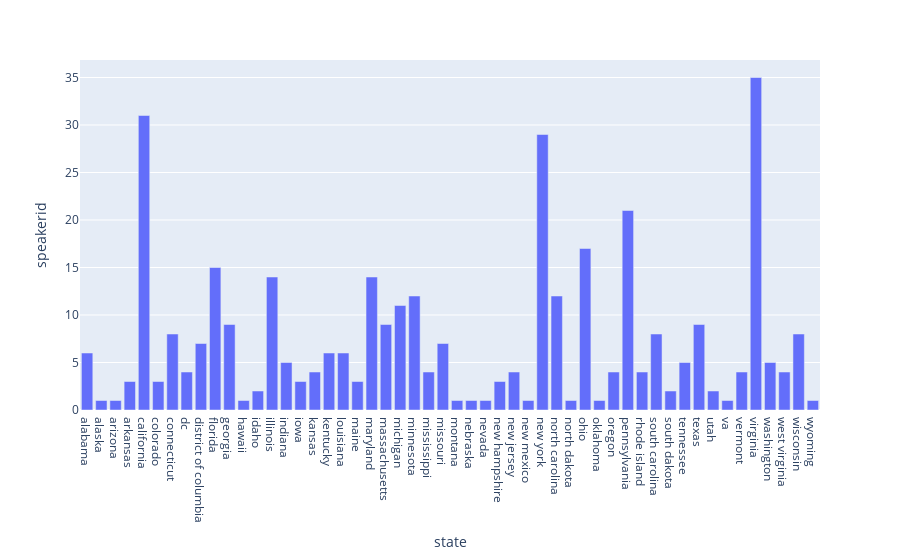

Notebook code cell kept with this figure:
### Code cell
usa_natives = df_accents[(df_accents['native_language'] == 'english') & (df_accents['country'] == 'usa')]

grouped = usa_natives.groupby('state').count().reset_index()

fig = px.bar(grouped, x='state', y='speakerid')
fig.show()

### Figure 1 — Plotly figure (JSON) as saved in the notebook; plotly's stock layout.template omitted (floating-point values rounded to 4 significant figures)
{"data": [{"alignmentgroup": "True", "hovertemplate": "state=%{x}<br>speakerid=%{y}<extra></extra>", "legendgroup": "", "marker": {"color": "#636efa", "pattern": {"shape": ""}}, "name": "", "offsetgroup": "", "orientation": "v", "showlegend": false, "textposition": "auto", "type": "bar", "x": ["alabama", "alaska", "arizona", "arkansas", "california", "colorado", "connecticut", "dc", "district of columbia", "florida", "georgia", "hawaii", "idaho", "illinois", "indiana", "iowa", "kansas", "kentucky", "louisiana", "maine", "maryland", "massachusetts", "michigan", "minnesota", "mississippi", "missouri", "montana", "nebraska", "nevada", "new hampshire", "new jersey", "new mexico", "new york", "north carolina", "north dakota", "ohio", "oklahoma", "oregon", "pennsylvania", "rhode island", "south carolina", "south dakota", "tennessee", "texas", "utah", "va", "vermont", "virginia", "washington", "west virginia", "wisconsin", "wyoming"], "xaxis": "x", "y": [6, 1, 1, 3, 31, 3, 8, 4, 7, 15, 9, 1, 2, 14, 5, 3, 4, 6, 6, 3, 14, 9, 11, 12, 4, 7, 1, 1, 1, 3, 4, 1, 29, 12, 1, 17, 1, 4, 21, 4, 8, 2, 5, 9, 2, 1, 4, 35, 5, 4, 8, 1], "yaxis": "y"}], "layout": {"barmode": "relative", "legend": {"tracegroupgap": 0}, "margin": {"t": 60}, "xaxis": {"anchor": "y", "domain": [0, 1], "title": {"text": "state"}}, "yaxis": {"anchor": "x", "domain": [0, 1], "title": {"text": "speakerid"}}}}
